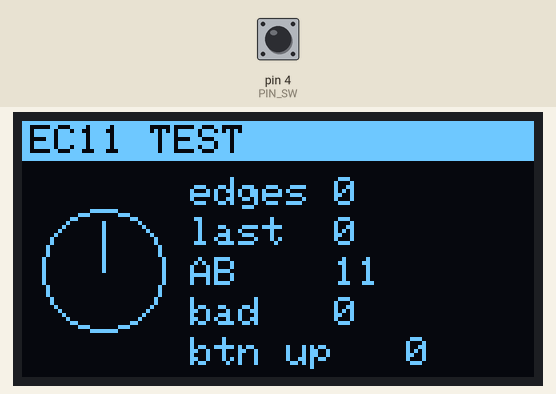
Bench run of a sketch on a simulated Arduino Uno, built with avr-gcc and run on an emulated ATmega328P. On the bench: 128×64 one-colour display. The inputs (shaded band) are chosen by the test bench; at power-on: pin 4 (PIN_SW) HIGH. What the sketch prints to the serial monitor is not drawn.

Above: at 1.2 s.
1.3 s: pin 4 (PIN_SW) pulled LOW for 0.15 s
At 2.1 s:
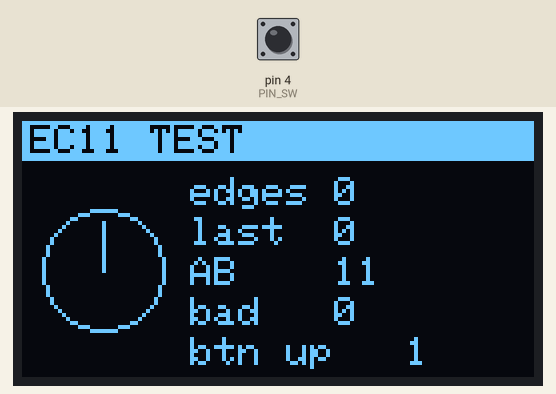
2.9 s: pin 4 (PIN_SW) pulled LOW for 1 s
At 3.7 s:
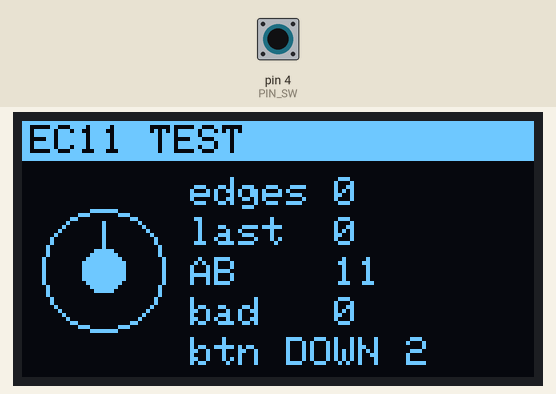
5.4 s: pin 4 (PIN_SW) pulled LOW for 0.15 s
At 6.5 s:
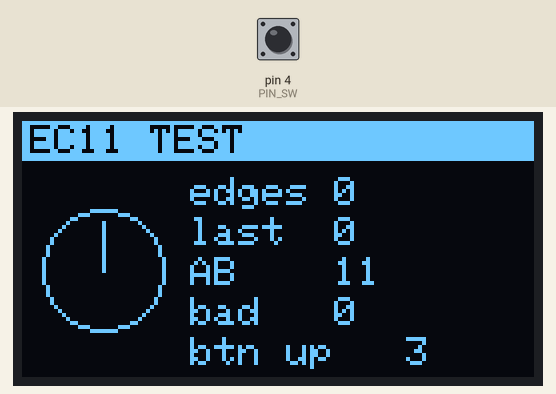
7.1 s: pin 4 (PIN_SW) pulled LOW for 1 s
At 8.5 s:
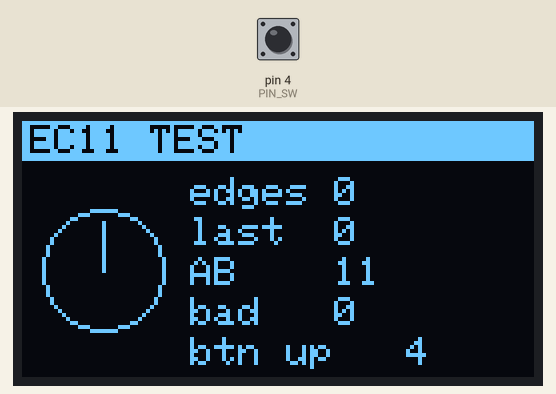
Timing chart, 0 to 10.1 s (numbered marks = the images above; inputs shaded):
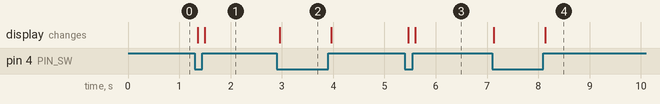

The sketch:

encoder_test_promicro.ino
```cpp
// (licence header left out)
// EC11 encoder bench test for the minipad (ENC1-ENC2) on a Pro Micro, with the OLED as the display.
// Not part of the macropad firmware. It answers what QMK needs to know about our clone encoder:
//   - does A/B counting work, and which sign is clockwise (QMK: swap A and B if reversed),
//   - how many quadrature edges per detent (QMK encoder "resolution"),
//   - bounce: transitions that skip a state ("bad"),
//   - does the push switch work (no multimeter needed).
//
// Wiring (Pro Micro pin labels). Unplug USB while wiring.
//   OLED:    VCC -> VCC, GND -> GND, SCL -> 3, SDA -> 2   (as in ../oled_test_promicro)
//   Encoder, 3-pin side:  A -> RXI (D0),  C (middle) -> GND,  B -> TXO (D1)
//   Encoder, 2-pin side:  one pin -> 4,   other pin -> GND
// A-C-B with C in the middle follows the SR Passives drawing in docs/hardware/parts.md (ENC1-ENC2). Our encoder
// is a clone: if nothing counts, the common pin may be elsewhere.
// D0 and D1 are external-interrupt pins (INT2, INT3): ArduinoCore-avr variants/leonardo/pins_arduino.h,
// digitalPinToInterrupt. Interrupts catch every edge even while the OLED is being redrawn.
// All encoder pins use the AVR's internal pull-ups, like the RP2040 plan (docs/hardware/pinout.md).
//
// How to use:
//   1. Turn ONE detent clockwise, slowly. "last" shows the edges for that detent (expect +/-4 or +/-2).
//   2. Turn exactly ONE full turn (20 detents). "edges" should change by 20 x that number. "bad" should stay 0.
//   3. Press the knob: "btn" shows DOWN and the press count goes up.
// Serial (115200) logs every move and button press.

#include <Wire.h>
#include <Adafruit_GFX.h>
#include <Adafruit_SSD1306.h>

const uint8_t PIN_A = 0;    // RXI
const uint8_t PIN_B = 1;    // TXO
const uint8_t PIN_SW = 4;
const uint8_t OLED_ADDR = 0x3C;
const uint8_t DETENTS_PER_TURN = 20;  // counted by the owner, 2026-11-04 (parts.md)
const unsigned long REST_MS = 150;    // no edge for this long = the knob is resting in a detent

Adafruit_SSD1306 d(128, 64, &Wire, -1);

// Quadrature decoder: index = previous AB (2 bits) and new AB (2 bits). +1/-1 = valid step, 0 = no step.
const int8_t QDEC[16] = {0, -1, 1, 0, 1, 0, 0, -1, -1, 0, 0, 1, 0, 1, -1, 0};
volatile int16_t edges = 0;
volatile uint16_t bad = 0;
volatile uint8_t prevAB = 0;

void onEdge() {
  uint8_t ab = (digitalRead(PIN_A) << 1) | digitalRead(PIN_B);
  if (ab == prevAB) return;
  int8_t step = QDEC[(prevAB << 2) | ab];
  if (step) edges += step;
  else bad++;  // both bits changed at once: a skipped state, usually contact bounce
  prevAB = ab;
}

int16_t restEdges = 0;
int16_t lastMove = 0;
int16_t seenEdges = 0;
unsigned long lastChange = 0;
uint16_t presses = 0;
bool swDown = false;
unsigned long swChanged = 0;

void setup() {
  Serial.begin(115200);
  pinMode(PIN_A, INPUT_PULLUP);
  pinMode(PIN_B, INPUT_PULLUP);
  pinMode(PIN_SW, INPUT_PULLUP);
  prevAB = (digitalRead(PIN_A) << 1) | digitalRead(PIN_B);
  attachInterrupt(digitalPinToInterrupt(PIN_A), onEdge, CHANGE);
  attachInterrupt(digitalPinToInterrupt(PIN_B), onEdge, CHANGE);

  if (!d.begin(SSD1306_SWITCHCAPVCC, OLED_ADDR)) {
    while (true) {
      Serial.println(F("display.begin() failed"));
      delay(1000);
    }
  }
}

void loop() {
  unsigned long now = millis();

  noInterrupts();
  int16_t e = edges;
  uint16_t b = bad;
  interrupts();
  uint8_t abNow = (digitalRead(PIN_A) << 1) | digitalRead(PIN_B);

  // Detect "moved, then came to rest in a detent"
  if (e != seenEdges) {
    seenEdges = e;
    lastChange = now;
  } else if (e != restEdges && now - lastChange > REST_MS) {
    lastMove = e - restEdges;
    restEdges = e;
    Serial.print(F("move "));
    if (lastMove > 0) Serial.print('+');
    Serial.print(lastMove);
    Serial.print(F(" edges, total "));
    Serial.print(e);
    Serial.print(F(", resting AB="));
    Serial.print(abNow >> 1);
    Serial.print(abNow & 1);
    Serial.print(F(", bad "));
    Serial.println(b);
  }

  // Push switch, 20 ms debounce
  bool down = digitalRead(PIN_SW) == LOW;
  if (down != swDown && now - swChanged > 20) {
    swDown = down;
    swChanged = now;
    if (down) presses++;
    Serial.println(down ? F("button DOWN") : F("button UP"));
  }

  // Display
  d.clearDisplay();
  d.fillRect(0, 0, 128, 10, SSD1306_WHITE);
  d.setTextSize(1);
  d.setTextColor(SSD1306_BLACK);
  d.setCursor(2, 1);
  d.print(F("EC11 TEST"));

  // Dial: assumes 4 edges per detent until we know better; one tick mark per detent
  const int16_t cx = 20, cy = 37, r = 15;
  d.drawCircle(cx, cy, r, SSD1306_WHITE);
  float a = (e / 4.0) * (6.2832 / DETENTS_PER_TURN) - 1.5708;
  d.drawLine(cx, cy, cx + (int16_t)(cos(a) * (r - 3)), cy + (int16_t)(sin(a) * (r - 3)), SSD1306_WHITE);
  if (swDown) d.fillCircle(cx, cy, 5, SSD1306_WHITE);

  d.setTextColor(SSD1306_WHITE);
  d.setCursor(42, 14);
  d.print(F("edges "));
  d.print(e);
  d.setCursor(42, 24);
  d.print(F("last  "));
  if (lastMove > 0) d.print('+');
  d.print(lastMove);
  d.setCursor(42, 34);
  d.print(F("AB    "));
  d.print(abNow >> 1);
  d.print(abNow & 1);
  d.setCursor(42, 44);
  d.print(F("bad   "));
  d.print(b);
  d.setCursor(42, 54);
  d.print(F("btn "));
  d.print(swDown ? F("DOWN ") : F("up   "));
  d.print(presses);
  d.display();
}
```

Measured:
- after the input at 1.3 s, the display: first changes after 0.06 s (image 1 shows a later state)
- after the input at 2.9 s, the display: changes after 0.06 s (image 2)
- after the input at 5.4 s, the display: first changes after 0.06 s (image 3 shows a later state)
- after the input at 7.1 s, the display: first changes at once (image 4 shows a later state)
